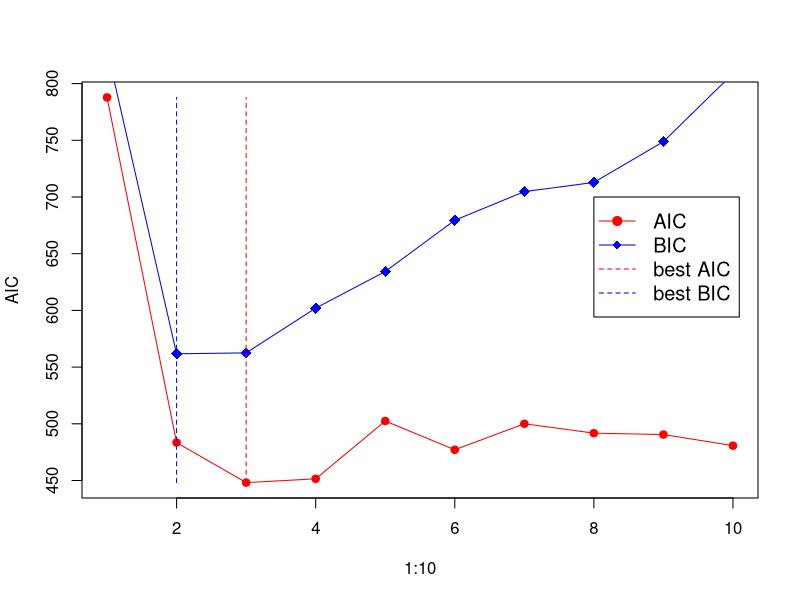
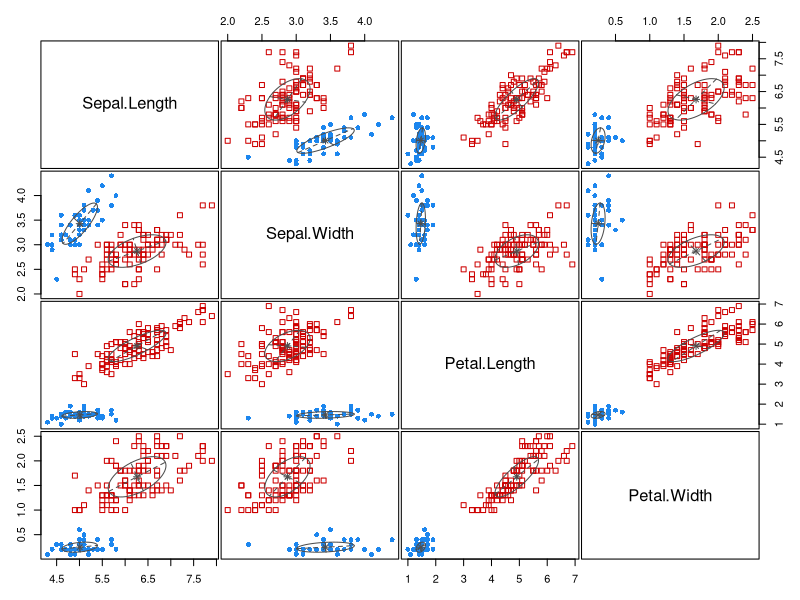

The R source for these figures, in order:
#### clustering base script 2020 workshop ####
library("mclust")#mixture clustering package

# load data
Tab=iris #iris data is alredy in R base
X=iris[,-5] # Take out species

#from 1 to 10 cluster #compare different models with different covariance structure
GMM.model <- Mclust(X, G=1:10)

mclustAIC<-function(g,x){
  IC <- Mclust(x, G=g)
  aic <- 2*IC$df - 2*IC$loglik
  return(aic)
}
AIC=sapply(1:10,mclustAIC,X)
BIC=mclustBIC(X,G=1:10,modelNames=GMM.model$modelName)
par(mfrow = c(1,1))
{
  plot(1:10,AIC,type="o",pch=20,col="red",cex=1.5)
  lines(1:10,abs(BIC),type="o",pch=18,col="blue",cex=1.5)
  lines(rep(which.min(AIC),2),range(AIC),lty=2,col="red")
  lines(rep(which.max(BIC),2),range(AIC),lty=2,col="blue")
  
  legend(8, 700, c("AIC","BIC","best AIC","best BIC"), cex=1.2,lty=c(1,1,2,2), col=c("red","blue","red","blue"),
         pch=c(19,18,NA,NA))
}

summary(GMM.model, parameters = TRUE) # outcomment to view summary
plot(GMM.model, what = "classification")
